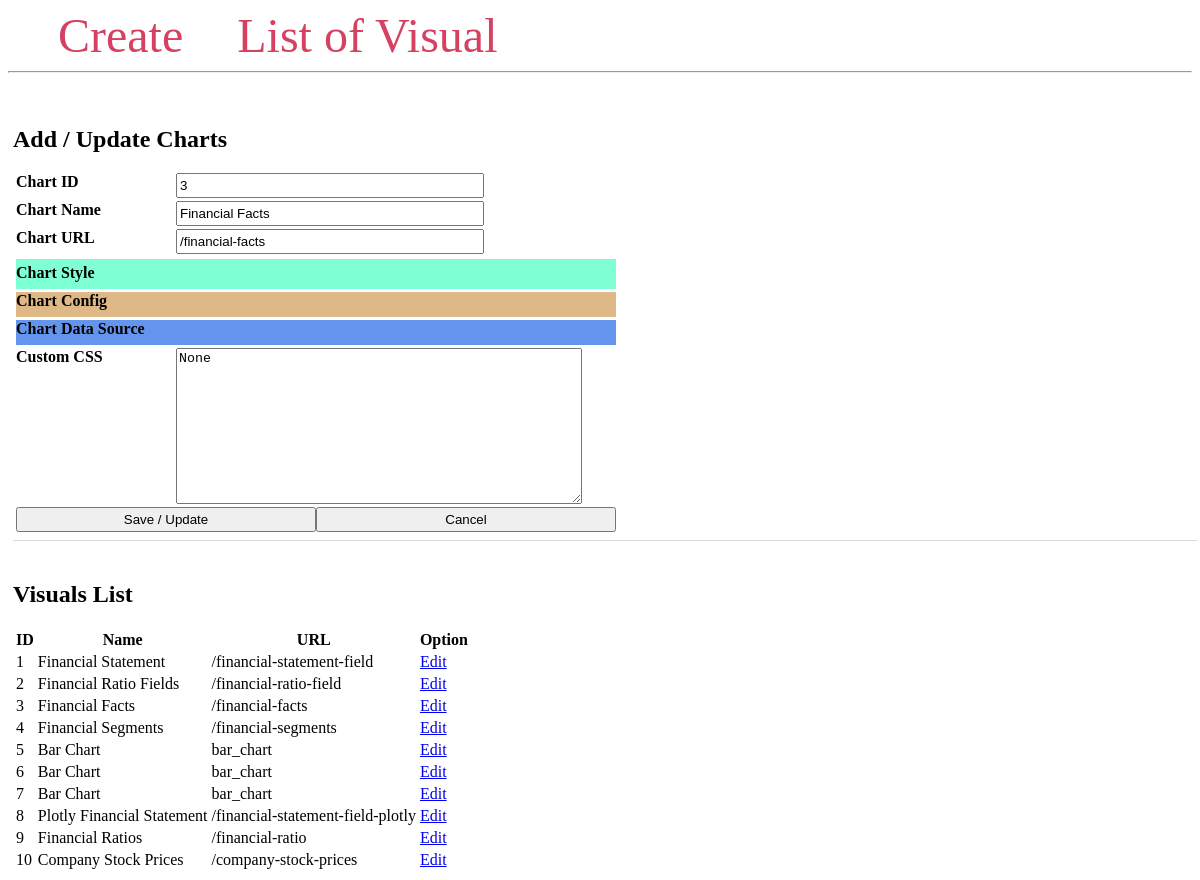
Page /charts-management?modify=3 on the committed database.
### tables this page shows
CREATE TABLE ChartConfigs(
    chart_id             INTEGER PRIMARY KEY AUTOINCREMENT,
    chart_name           NVARCHAR(256)     NOT NULL,
    chart_url_name       NVARCHAR(256)     NOT NULL,
    chart_styles         NVARCHAR(1024)    NULL,
    chart_configs        NVARCHAR(1024)    NULL,
    chart_data_source    NVARCHAR(1024)    NULL
, custom_css TEXT);

### app/__init__.py (the view)
    @app.route("/charts-management")
    def charts_management():
        selected = request.args.get("modify")
        charts = Dal.get_all_visuals()
        data = {
                'chart_id': 0,
                'chart_name': 'Bar Chart',
                'chart_url_name': 'bar_chart',
                'chart_styles': '{"background":"transparent"}',
                'chart_configs': '{"title": "My Bar Chart"}',
                'chart_data_source': '{"datasource":"url"}',
                'custom_css':''
            }
        modify = Visual.from_dict(data)
        if not selected is None :
            modify = get_chart_by_chart_id(charts, int(selected))
        return render_template('charts.html', data=charts, modify=modify)

### app/module/dal.py (called while the page is built)
    def get_all_visuals():
        conn = sqlite3.connect(Config.DB_FILE)
        c = conn.cursor()
        c.execute("SELECT chart_id, chart_name, chart_url_name, chart_styles, chart_configs, chart_data_source, custom_css FROM ChartConfigs")
        all_charts = [Visual.from_row(row) for row in c.fetchall()]
        conn.close()
        return all_charts

### app/module/visual.py (called while the page is built)
    @classmethod
    def from_dict(cls, data_dict):
        return cls(
            data_dict['chart_id'],
            data_dict['chart_name'],
            data_dict['chart_url_name'],
            data_dict['chart_styles'],
            data_dict['chart_configs'],
            data_dict['chart_data_source'],
            data_dict['custom_css']
        )

    @classmethod
    def from_row(cls, row):
        return cls(
            row[0],
            row[1],
            row[2],
            row[3],
            row[4],
            row[5],
            row[6])

### app/templates/charts.html (shortened to what this page needs)
<!DOCTYPE html>
<html lang="en">
<head>
    <link  rel="stylesheet" type="text/css" href="/static/css/style.css">
    <link rel="stylesheet" href="/static/css/jsoneditor.css"/>
</head>
<body>
    <nav>
        <a href="#">Create</a>
        <a href="#">List of Visual</a>
    </nav>
    <hr>
    <div class="content">
        <form action="" method="POST">
       <div class="charts_form">
            <h2>Add / Update Charts</h2>
            <div class="row">
                <label>Chart ID</label>
                <input type="text" id="chart_id" name="chart_id" readonly="true" value="{{modify.chart_id}}" placeholder="Chart ID">
            </div>
            <div class="row">
                <label>Chart Name</label>
                <input type="text" id="chart_name" name="chart_name"  placeholder="Chart Name" value="{{modify.chart_name}}">
            </div>
            <div class="row">
                <label>Chart URL</label>
                <input type="text" id="chart_url_name" name="chart_url_name" value="{{modify.chart_url_name}}"  placeholder="Chart URL (Down Link)">
            </div>
            <div class="row">
                <label>Chart Style</label>
            </div>
            <div class="row">
                <label>Chart Config</label>
            </div>
            <div class="row">
                <label>Chart Data Source</label>
            </div>
            <div class="row">
                <label>Custom CSS</label>
                <textarea  id="custom_css" name="custom_css"  placeholder="Custom CSS">{{modify.custom_css}}</textarea>
            </div>
            <div class="row">
                <input type="submit" title="Save / Update" value="Save / Update">
                <input type="button" title="Cancel" value="Cancel">
            </div>
       </div>
       </form>
       <br />
       <div class="charts_list">
        <h2>Visuals List</h2>
        <table>
            <thead>
            <tr>
                <th>ID</th>
                <th>Name</th>
                <th>URL</th>
                <th>Option</th>
            </tr>
            </thead>
            <tbody>
                {% for config in data %}
                  <tr>
                    <td>{{ config.chart_id }}</td>
                    <td>{{ config.chart_name }}</td>
                    <td>{{ config.chart_url_name }}</td>
                    <td><a href="?modify={{ config.chart_id }}">Edit</a></td>
                  </tr>
                {% endfor %}
              </tbody>
        </table>
       </div>
    </div>
</body>
</html>

### app/static/css/style.css (style rules this page uses)
h2 { width: 100%; }
.content { margin: 5px; width: 100%; display: flex; flex-direction: row; flex-wrap: wrap; }
nav a { color: #d64161; font-size: 3em; margin-left: 50px; text-decoration: none; }
.charts_list { width: 100%; padding-top: 20px; border-top: solid 1px #cccc; margin-top: 5px; }
.charts_form { width: 100%; padding-top: 20px; margin-top: 5px; }
.charts_form label { width: 160px; font-weight: bold;display: flex;vertical-align: top; }
.charts_form input { width: 300px; }
.charts_form textarea { width: 400px; height: 150px; }
.charts_form .row { min-height: 25px;display:flex;margin: 3px; }
.charts_form .row:nth-of-type(4) { background-color: aquamarine;margin-top: 5px;padding-top: 5px; }
.charts_form .row:nth-of-type(5) { background-color: burlywood; }
.charts_form .row:nth-of-type(6) { background-color: cornflowerblue; }

### rows in the picture
ChartConfigs: chart_id "3", chart_name "Financial Facts", chart_url_name "/financial-facts"
ChartConfigs: chart_id "1", chart_name "Financial Statement", chart_url_name "/financial-statement-field"
ChartConfigs: chart_id "2", chart_name "Financial Ratio Fields", chart_url_name "/financial-ratio-field"
ChartConfigs: chart_id "4", chart_name "Financial Segments", chart_url_name "/financial-segments"
ChartConfigs: chart_id "5", chart_name "Bar Chart", chart_url_name "bar_chart"
ChartConfigs: chart_id "6", chart_name "Bar Chart", chart_url_name "bar_chart"
ChartConfigs: chart_id "7", chart_name "Bar Chart", chart_url_name "bar_chart"
ChartConfigs: chart_id "8", chart_name "Plotly Financial Statement", chart_url_name "/financial-statement-field-plotly"
ChartConfigs: chart_id "9", chart_name "Financial Ratios", chart_url_name "/financial-ratio"
ChartConfigs: chart_id "10", chart_name "Company Stock Prices", chart_url_name "/company-stock-prices"
